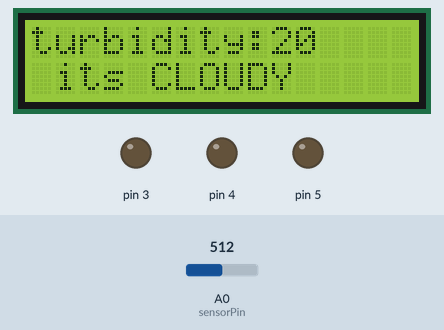
Bench run of a sketch on a simulated Arduino Uno, built with avr-gcc and run on an emulated ATmega328P. On the bench: 16×2 character LCD, output pins drawn as LEDs (lit = HIGH). The inputs (shaded band) are chosen by the test bench; at power-on: A0 (sensorPin) = 512.

Above: at 1.2 s.
1.3 s: A0 (sensorPin) set to 569
At 2.1 s:
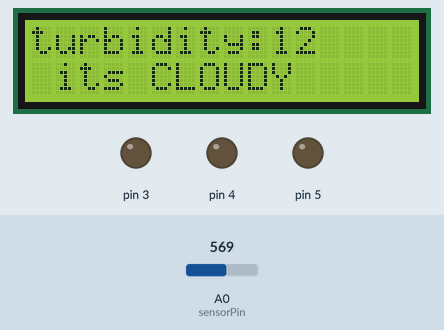
3.0 s: A0 (sensorPin) set to 591
At 3.6 s:
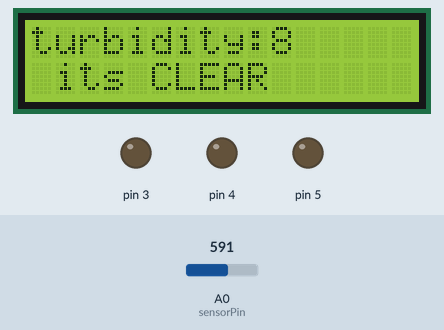
4.7 s: A0 (sensorPin) set to 306
At 6.3 s:
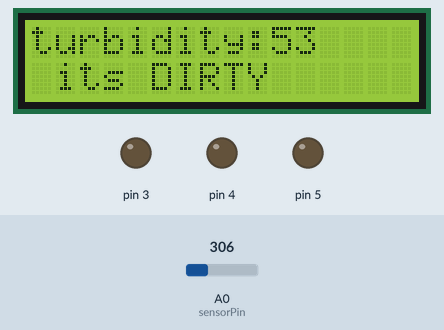
Timing chart, 0 to 7.8 s (numbered marks = the images above; inputs shaded):
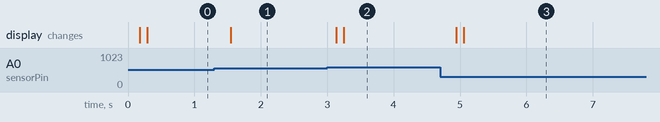

Measured:
- the behaviour switches between 582 and 583 on A0 (sensorPin) (found by bisection; images 1 and 2)
- after the input at 1.3 s, the display: changes after 0.24 s (image 1)
- after the input at 3.0 s, the display: first changes after 0.14 s (image 2 shows a later state)
- after the input at 4.7 s, the display: first changes after 0.24 s (image 3 shows a later state)

The sketch:

TurbidityMeter.ino
```cpp
/////////////////////////////////////////////////////////////////
//             Arduino turbidity meter Project                    //
//                                                             //
//             www.edisonsciencecorner.blogspot.com            //
/////////////////////////////////////////////////////////////////

#include <LiquidCrystal_I2C.h>
LiquidCrystal_I2C lcd(0x27, 2, 16);

int sensorPin = A0;
void setup()
{
  lcd.begin();
  pinMode(3,OUTPUT);
  pinMode(4, OUTPUT);
  pinMode(5, OUTPUT);

}

void loop() {
  int sensorValue = analogRead(sensorPin);
  int turbidity = map(sensorValue, 0,640, 100, 0);
  delay(100);
  lcd.setCursor(0, 0);
  lcd.print("turbidity:");
  lcd.print("   ");
  lcd.setCursor(10, 0);
  lcd.print(turbidity);
  delay(100);
  if (turbidity < 10) {
    digitalWrite(7, HIGH);
    digitalWrite(8, LOW);
    digitalWrite(9, LOW);
    lcd.setCursor(0, 1);
    lcd.print(" its CLEAR ");
  }
  if ((turbidity > 10) && (turbidity < 50)) {
    digitalWrite(7, LOW);
    digitalWrite(8, HIGH);
    digitalWrite(9, LOW);
    lcd.setCursor(0, 1);
    lcd.print(" its CLOUDY ");
  }
  if (turbidity > 50) {
    digitalWrite(7, LOW);
    digitalWrite(8, LOW);
    digitalWrite(9, HIGH);
    lcd.setCursor(0, 1);
    lcd.print(" its DIRTY ");
  }

}
```
